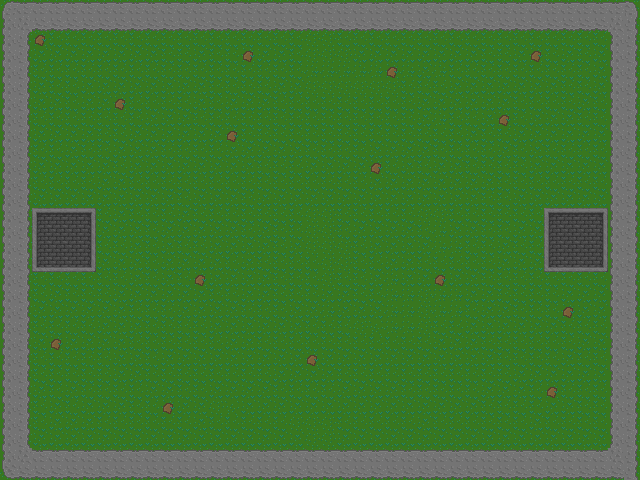

A 2D game scene composited from a Tiled map and its tileset images. What follows is a short description and the map's XML, with each tile layer's data collapsed to a summary:
An orthogonal 40x30 tile map with 16x16 px tiles, 1 tile layer (Tile Layer 1), 2 tilesets.

<map version="1.0" orientation="orthogonal" renderorder="right-down" width="40" height="30" tilewidth="16" tileheight="16" backgroundcolor="#000000" nextobjectid="3">
 <tileset firstgid="1" name="Lined Brick" tilewidth="16" tileheight="16" tilecount="48" columns="12">
  <image source="../img/map/Lined Brick.png" width="192" height="64" />
 </tileset>
 <tileset firstgid="49" name="TileCraftGroundSet" tilewidth="16" tileheight="16" tilecount="81" columns="9">
  <image source="../img/map/TileCraftGroundSet.png" width="144" height="144" />
 </tileset>
 <layer name="Tile Layer 1" width="40" height="30">
  <data>[1200 cells, 1200 non-empty, 23 distinct tile ids]</data>
 </layer>
</map>
